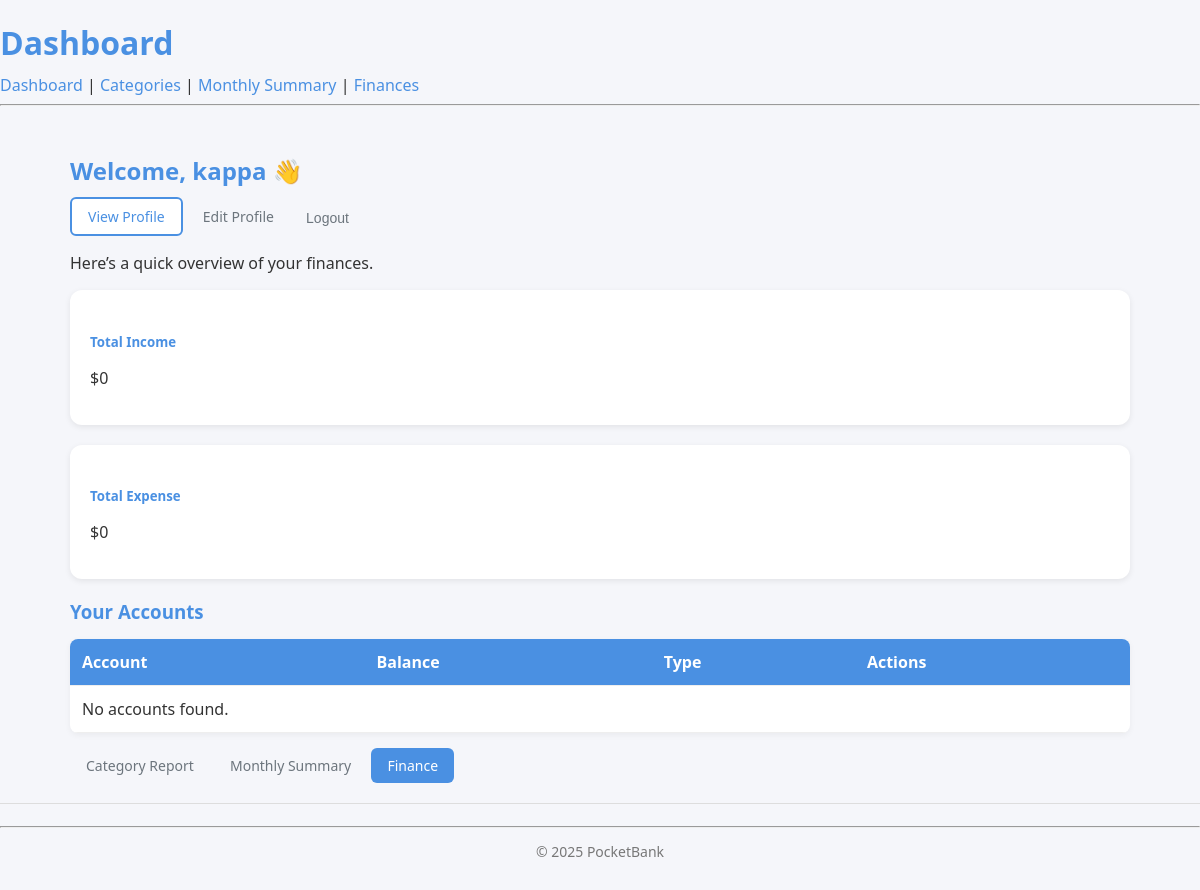
Before: /dashboard/ (signed in) with the older database file.
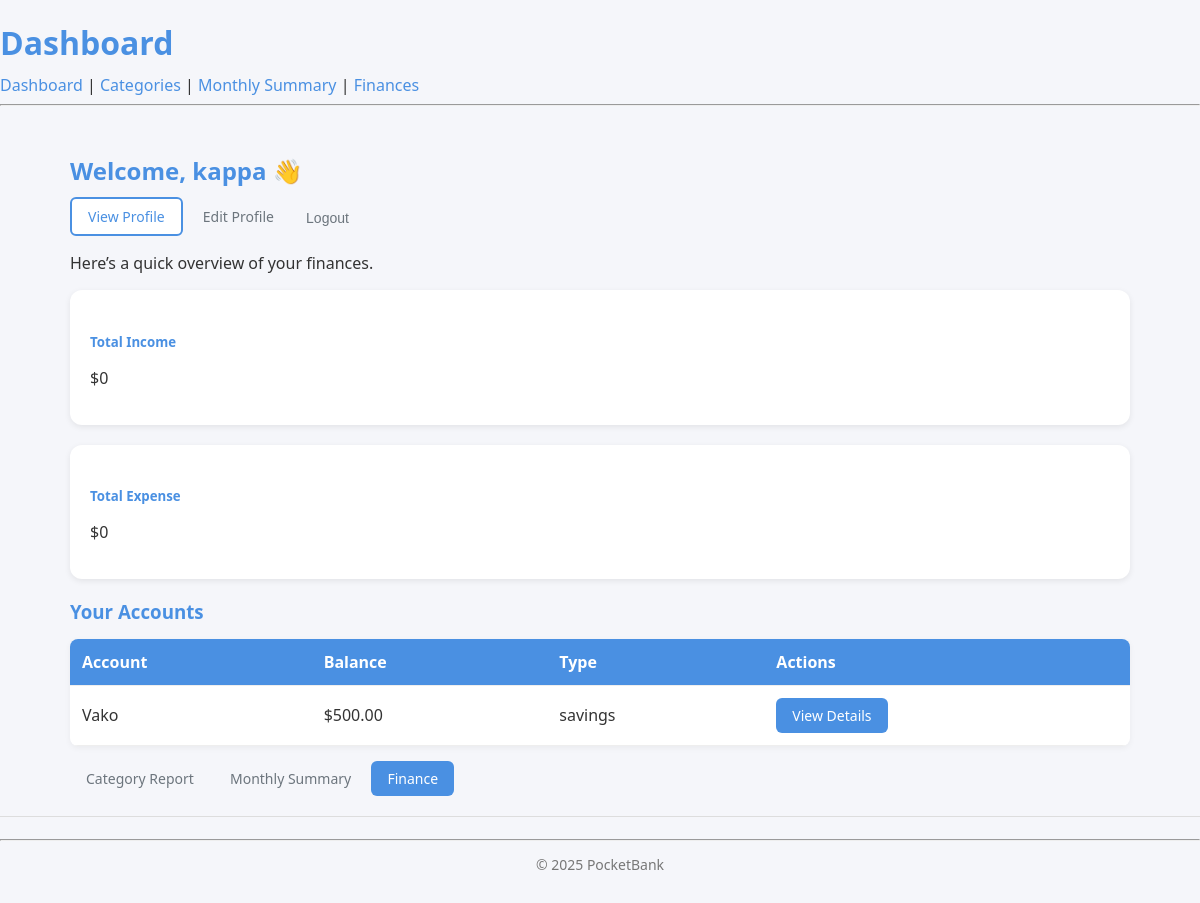
After: the same page with the newer database file.
### finance/models.py (models this page shows, shortened)
class Account(models.Model):
    name = models.CharField(max_length=50)
    balance = models.DecimalField(max_digits=15, decimal_places=2)
    owner = models.ForeignKey(User, on_delete=models.CASCADE)
    is_active = models.BooleanField(default=True)
    ACCOUNT_TYPES = [
    ('checking', 'Checking'),
    ('savings', 'Savings'),
    ('credit', 'Credit Card'),
]
    account_type = models.CharField(max_length=20, choices=ACCOUNT_TYPES)

### dashboard/views.py (the view)
# urls.py: path('', DashboardHome.as_view(), name='dashboard_home'),
class DashboardHome(LoginRequiredMixin, ListView):
    model = Account
    template_name = 'dashboard/dashboard_home.html'
    context_object_name = 'accounts'
    def get_queryset(self):
        return Account.objects.filter(owner=self.request.user)
    def get_context_data(self, **kwargs):
        context = super().get_context_data(**kwargs)
        transactions = Transaction.objects.filter(account__owner=self.request.user)
        context["total_income"] = transactions.filter(transaction_type="deposit").aggregate(Sum("amount"))["amount__sum"] or 0
        context["total_expense"] = transactions.filter(transaction_type="withdrawal").aggregate(Sum("amount"))["amount__sum"] or 0
        return context

### templates/dashboard/dashboard_home.html (shortened to what this page needs)
{% extends "base.html" %}
{% block page_title %}Dashboard{% endblock %}
{% block content %}
<div class="container mt-4">
  <div class="d-flex justify-content-between align-items-center mb-3">
    <h2>Welcome, {{ user.username }} 👋</h2>
    <div>
      <a href="{% url 'profile_detail' %}" class="btn btn-outline-primary btn-sm">View Profile</a>
      <a href="{% url 'profile_edit' %}" class="btn btn-outline-secondary btn-sm">Edit Profile</a>
      <form method="post" action="{% url 'logout' %}" style="display:inline;">
          <button type="submit" class="btn btn-outline-secondary btn-sm"
                  style="margin: 0; padding: 0.375rem 0.75rem; line-height: 1.2; vertical-align: middle;">
              Logout
          </button>
      </form>
    </div>
  </div>
  <p>Here’s a quick overview of your finances.</p>
  <div class="row">
    <div class="col-md-4">
      <div class="card shadow p-3 mb-4">
        <h5>Total Income</h5>
        <p class="text-success fw-bold">${{ total_income }}</p>
      </div>
    </div>
    <div class="col-md-4">
      <div class="card shadow p-3 mb-4">
        <h5>Total Expense</h5>
        <p class="text-danger fw-bold">${{ total_expense }}</p>
      </div>
    </div>
  </div>
  <h3>Your Accounts</h3>
  <table class="table table-striped">
    <thead>
      <tr>
        <th>Account</th>
        <th>Balance</th>
        <th>Type</th>
        <th>Actions</th>
      </tr>
    </thead>
    <tbody>
      {% for account in accounts %}
      <tr>
        <td>{{ account.name }}</td>
        <td>${{ account.balance }}</td>
        <td>{{ account.account_type }}</td>
        <td>
          <a href="{% url 'account_details' account.pk %}" class="btn btn-sm btn-primary">
            View Details
          </a>
        </td>
      </tr>
      {% empty %}
      <tr><td colspan="4">No accounts found.</td></tr>
      {% endfor %}
    </tbody>
  </table>
  <div class="mt-4">
    <a href="{% url 'categories' %}" class="btn btn-outline-secondary">Category Report</a>
    <a href="{% url 'summery' %}" class="btn btn-outline-secondary">Monthly Summary</a>
    <a href="{% url 'finance_home' %}" class="btn btn-primary">Finance</a>
  </div>
</div>
{% endblock %}

Changed rows visible on the page:
added Account: name "Vako", balance "500.00", account_type "savings"
Other visible differences:
text no longer shown: "No accounts found."
